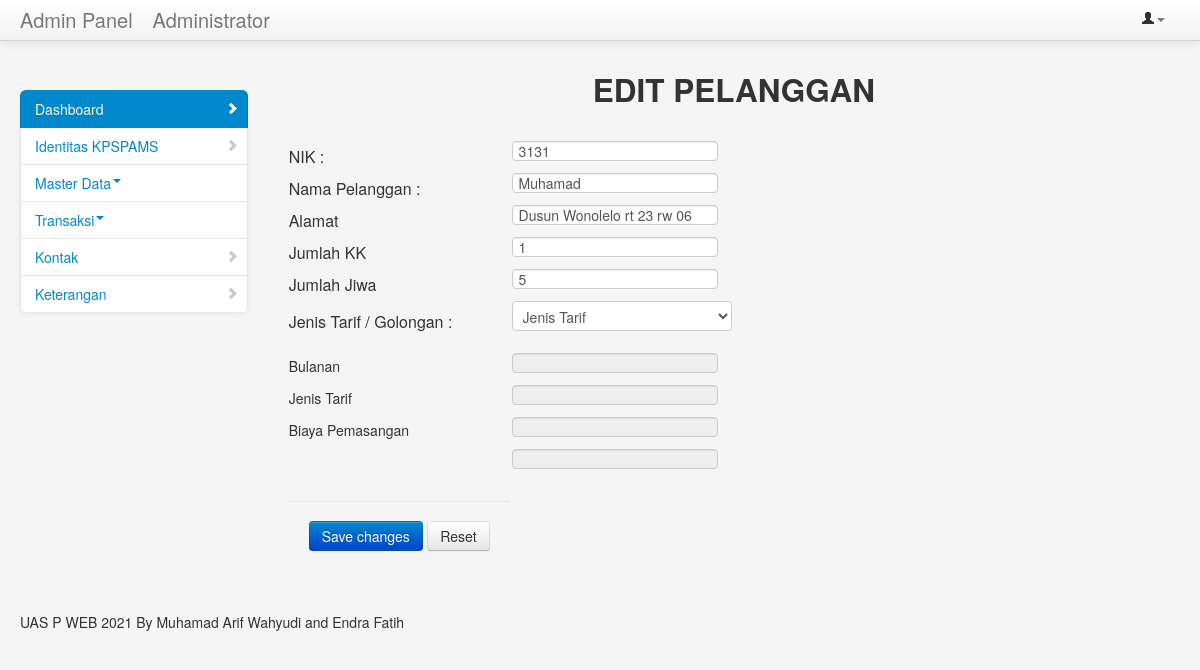
The page /public/admin/editpelanggan/14 (signed in) on the database its author committed.
### tables this page shows
CREATE TABLE `pelanggan` (
  `id` int(10) NOT NULL,
  `nik` int(20) NOT NULL,
  `nama_pelanggan` varchar(50) NOT NULL,
  `alamat` varchar(100) NOT NULL,
  `jumlah_kk` int(5) NOT NULL,
  `jumlah_jiwa` int(5) NOT NULL,
  `tanggal_pasang` date NOT NULL,
  `id_tarif` int(20) NOT NULL,
  `golongan` varchar(50) NOT NULL,
  `biaya` int(20) NOT NULL
);

### app/core/Controller.php (called while the page is built, shortened)
<?php
class Controller {
    public function view($view,$data=[]){
        require_once '../app/views/'.$view.'.php';
    }
}

### app/controllers/Admin.php (called while the page is built, shortened)
<?php
class Admin extends Controller{
     public function editpelanggan($id){
        $data['nama'] = $this->model('Admin_model') ->getAdmin();
        $data['id']=$id;
        $this->view('admin/editpelanggan',$data);
    }
}

### app/core/App.php (called while the page is built, shortened)
<?php
class App {
    protected $method ='index';
    protected $params =[];
    public function __construct(){
        $url = $this->parseURL();
        if (file_exists('../app/controllers/' . $url[0] . '.php')){
            unset($url[0]);
        }
        $this->controller = new $this->controller;
        if ( isset($url[1]) ){
            if (method_exists($this->controller,$url[1])){
                $this->method = $url[1];
                unset($url[1]);
            }
        }
        if (!empty($url)){
            $this->params = array_values($url);
        }
        call_user_func_array([$this->controller, $this->method] , $this->params);
    }
    public function parseURL() {
        if (isset($_GET['url'])){
            $url = rtrim($_GET['url'],'/');
            $url = filter_var($url, FILTER_SANITIZE_URL);
            $url = explode('/',$url);
            return $url;
        }
    }
}

### public/index.php (called while the page is built, shortened)
<?php
$app = new App;

### app/views/admin/editpelanggan.php (the view, shortened to what this page needs)
<center><h2>EDIT PELANGGAN</h2></center>
<br>
<form method="post" action="<?= BASEURL; ?>/admin/updatepelanggan">
          <?php
	include 'koneksi.php';
	$id = $data['id'];
	$data = mysqli_query($koneksi,"select * from pelanggan where id='$id'");
	while($d = mysqli_fetch_array($data)){
		?>
			<table>
				<tr>
					<td>NIK :</td>
					<td>
						<input type="text" name="nik" value="<?php echo $d['nik']; ?>">
					</td>
				</tr>
				<tr>
					<td>Nama Pelanggan :</td>
					<td><input type="text" width="300px" height="300px" name="nama" value="<?php echo $d['nama_pelanggan']; ?>"></td>
				</tr>
				<tr>
					<td>Alamat</td>
					<td><input type="text" name="alamat" width="300px" height="300px" value="<?php echo $d['alamat']; ?>"></td>
				</tr>
                <tr>
					<td>Jumlah KK</td>
					<td><input type="number" name="jumlahkk" value="<?php echo $d['jumlah_kk']; ?>"></td>
				</tr>
                <tr>
					<td>Jumlah Jiwa</td>
					<td><input type="number" name="jumlahjiwa" value="<?php echo $d['jumlah_jiwa']; ?>"></td>
				</tr>
                <tr> <td>
                <p>Jenis Tarif / Golongan :<br></td><td><select name="idtarif" id="idtarif" class="form-control" onchange='changeTarif(this.value)' required>
    <option value="">Jenis Tarif</option>
  </select>
  <br><p></td>
  <tr  >
  <div class="form-group">
      <td><label>Bulanan</label></td>
      <td><input class="bulanan" type="text"  name="bulanan" id="bulanan" readonly />
  </div></td></tr>
  <tr><div class="form-group">
      <td><label>Jenis Tarif</label></td>
      <td><input class="jenis" type="text"  name="jenis" id="jenis" readonly /> </td>
  </div></tr>
  <tr><div class="form-group">
      <td><label>Biaya Pemasangan</label></td>
      <td><input class="biayapemasangan" type="text"  name="biayapemasangan" id="biayapemasangan"  readonly /> </td>
  </div> </tr>
  <tr>
  <div class="form-group">
        <td></td>
      <td><input class="golongan" type="text"  name="golongan" id="golongan" readonly hidden /></td>
  </div></tr>
				</tr>
				<tr>
					<td><div class="form-actions">
                                          <button type="submit" class="btn btn-primary">Save changes</button>
                                          <button type="reset" class="btn">Reset</button>
        </div> </td>
				</tr>
			</table>
		</form>
		<?php
                                       }
	?>

### rows shown on the page
pelanggan: nik "3131", nama "Muhamad", alamat "Dusun Wonolelo rt 23 rw 06", jumlahkk "1", jumlahjiwa "5"

### other values the page prints
$data['nama'] "Administrator"
